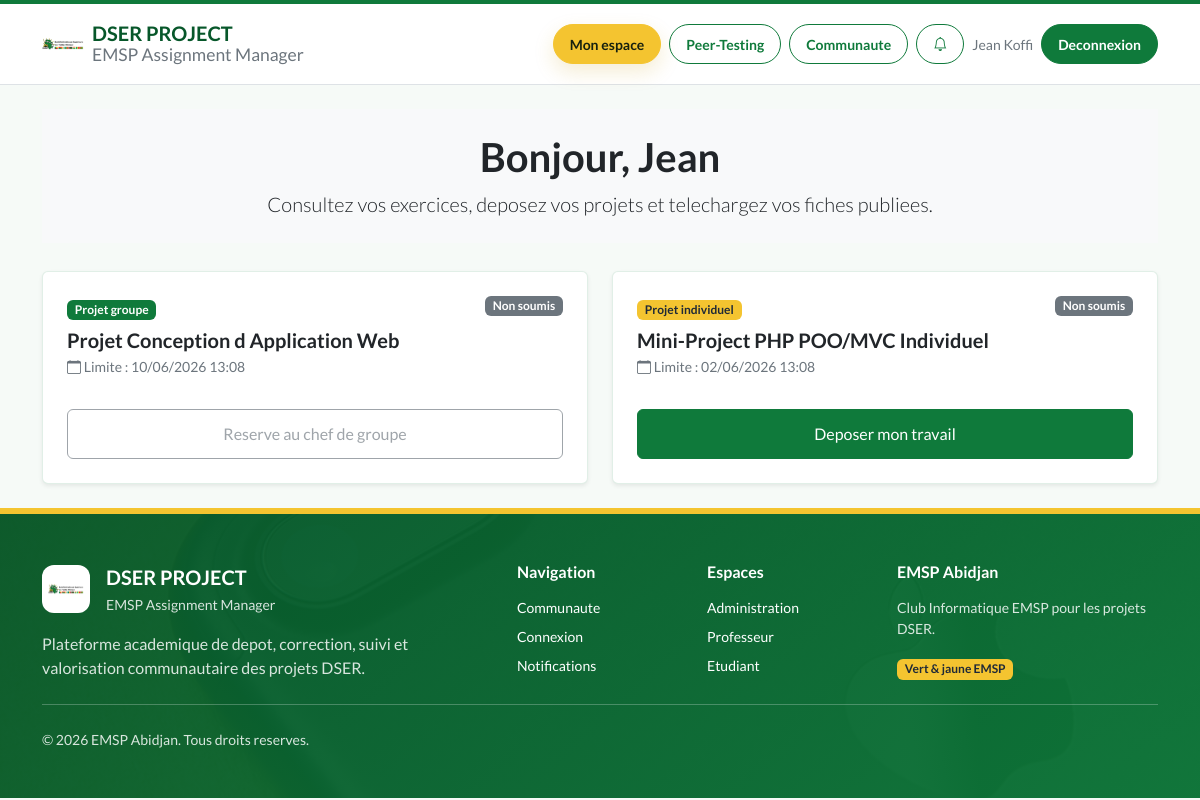
The app's page /student-hub-php/public/student/dashboard (signed in) with its own data.
### tables this page shows
CREATE TABLE IF NOT EXISTS `exercices` (
  `id_exercice` INT AUTO_INCREMENT PRIMARY KEY,
  `titre` VARCHAR(100) NOT NULL,
  `type_exercice` ENUM('individuel', 'groupe') NOT NULL,
  `date_limite` DATETIME NOT NULL,
  `est_bloque` TINYINT(1) DEFAULT 0,
  `corrections_terminees` TINYINT(1) DEFAULT 0,
  `professeur_id` INT DEFAULT NULL,
  `archive` TINYINT(1) DEFAULT 0,
  FOREIGN KEY (`professeur_id`) REFERENCES `utilisateurs`(`id_user`) ON DELETE SET NULL
);

### student-hub-php/app/Controllers/StudentController.php (called while the page is built, shortened)
<?php
final class StudentController extends Controller
{
    public function dashboard(): void
    {
        $user = $this->authorize(['etudiant']);
        $exercises = Exercise::getActive();
        $assignmentsStatus = [];
        $hasPublishedGrade = false;
        foreach ($exercises as $ex) {
            $exId = (int) $ex['id_exercice'];
            $submitted = Project::findSubmittedProject($exId, $user['id_user']);
            $deadlineStatus = Exercise::checkSubmissionStatus($exId, $user['id_user']);
            $group = Group::findUserGroupForExercise($exId, $user['id_user']);
            $assignmentsStatus[] = [
                'exercice' => $ex,
                'submitted' => $submitted,
                'deadline_status' => $deadlineStatus,
                'group' => $group
            ];
        }
        $this->render('student/dashboard', [
            'user' => $user,
            'assignments' => $assignmentsStatus,
            'hasPublishedGrade' => $hasPublishedGrade,
            'success' => Session::getFlash('success'),
            'error' => Session::getFlash('error')
        ], 'Tableau de bord Étudiant - EMSP');
    }
}

### student-hub-php/public/index.php (called while the page is built, shortened)
<?php
if (file_exists(dirname(__DIR__) . '/config/config.php')) {
    $baseDir = dirname(__DIR__);
} else {
    $baseDir = __DIR__;
}
$requestMethod = $_SERVER['REQUEST_METHOD'];
$requestUri = parse_url($_SERVER['REQUEST_URI'], PHP_URL_PATH) ?: '/';
$scriptName = parse_url($_SERVER['SCRIPT_NAME'] ?? '', PHP_URL_PATH) ?: '/index.php';
$scriptBase = rtrim(dirname($scriptName), '/');
$baseLen = strlen($scriptBase);
if ($baseLen > 0 && strncmp($requestUri, $scriptBase, $baseLen) === 0) {
    $afterBase = substr($requestUri, $baseLen);
    $requestUri = ($afterBase === '' || $afterBase === false) ? '/' : $afterBase;
}
function url(string $path): string {
    static $base = null;
    if ($base === null) {
        $scriptName = parse_url($_SERVER['SCRIPT_NAME'] ?? '', PHP_URL_PATH) ?: '/index.php';
        $base = rtrim(dirname($scriptName), '/');
        $requestUri = parse_url($_SERVER['REQUEST_URI'] ?? '', PHP_URL_PATH) ?: '/';
    }
    return $base . '/' . ltrim($path, '/');
}
try {
    $router = new Router();
    $router->dispatch($requestMethod, $requestUri);
} catch (\Throwable $e) {
    $logDir = $baseDir . '/storage/logs';
    if (!is_dir($logDir)) {
        mkdir($logDir, 0777, true);
    }
    error_log('[' . date('Y-m-d H:i:s') . '] ERROR: ' . $e->getMessage() . "\n" . $e->getTraceAsString(), 3, $logDir . '/error.log');
    http_response_code(500);
    ?>
    <!DOCTYPE html>
    <html lang="fr">
    <head>
        <meta charset="UTF-8">
        <title>Erreur Serveur</title>
        <style>
            body { font-family: 'Segoe UI', Tahoma, Geneva, Verdana, sans-serif; background: #f8fafc; color: #1e293b; padding: 40px; text-align: center; }
            .container { max-width: 600px; margin: 0 auto; background: white; padding: 40px; border-radius: 12px; box-shadow: 0 4px 6px -1px rgb(0 0 0 / 0.1); border: 1px solid #e2e8f0; }
            h1 { color: #dc2626; font-size: 24px; margin-bottom: 16px; }
            p { color: #64748b; line-height: 1.6; margin-bottom: 24px; }
            a { display: inline-block; background: #2563eb; color: white; padding: 10px 20px; border-radius: 6px; text-decoration: none; font-weight: 500; }
            a:hover { background: #1d4ed8; }
        </style>
    </head>
    <body>
        <div class="container">
            <h1>Une erreur technique est survenue</h1>
            <p>Désolé, l'application a rencontré un problème inattendu. L'administrateur a été notifié.</p>
            <p style="font-size: 13px; font-family: monospace; background: #f1f5f9; padding: 10px; border-radius: 6px; text-align: left; overflow: auto;">
                <strong>Message :</strong> Une erreur technique est survenue. L'administrateur a été notifié.
            </p>
            <a href="<?php echo htmlspecialchars(url(''), ENT_QUOTES, 'UTF-8'); ?>">Retour à l'accueil</a>
        </div>
    </body>
    </html>
    <?php
}

### student-hub-php/app/Core/Session.php (called while the page is built, shortened)
<?php
final class Session
{
    public static function get(string $key, mixed $default = null): mixed
    {
        return $_SESSION[$key] ?? $default;
    }
}

### student-hub-php/app/Models/Exercise.php (called while the page is built, shortened)
<?php
final class Exercise
{
    public static function getActive(): array
    {
        $db = Database::pdo();
        $stmt = $db->query('SELECT * FROM exercices WHERE archive = 0 ORDER BY date_limite DESC');
        return $stmt->fetchAll();
    }
    public static function findById(int $id): ?array
    {
        $db = Database::pdo();
        $stmt = $db->prepare('SELECT * FROM exercices WHERE id_exercice = ? LIMIT 1');
        $stmt->execute([$id]);
        $row = $stmt->fetch();
        return $row ?: null;
    }
    public static function checkSubmissionStatus(int $exerciceId, int $userId): array
    {
        $exercice = self::findById($exerciceId);
        $now = date('Y-m-d H:i:s');
        $limiteStr = $exercice['date_limite'];
        $isLate = strtotime($now) > strtotime($limiteStr);
        if ($isLate) {
            return [
                'allowed' => true,
                'status' => 'en_retard',
                'deadline' => $limiteStr,
                'message' => 'Vous etes en retard. La soumission est acceptee mais sera marquee "En retard".'
            ];
        }
        return [
            'allowed' => true,
            'status' => 'autorise',
            'deadline' => $limiteStr,
            'message' => 'Soumission autorisee.'
        ];
    }
}

### student-hub-php/app/Views/student/dashboard.php (the view, shortened to what this page needs)
<section class="features-icons bg-light text-center py-4">
    <div class="container">
        <h1 class="mb-2">Bonjour, <?php echo $h($user['prenom']); ?></h1>
        <p class="lead mb-0">Consultez vos exercices, deposez vos projets et telechargez vos fiches publiees.</p>
    </div>
</section>
<div class="row g-4 mt-1">
    <?php foreach ($assignments as $a): ?>
        <?php
            $ex = $a['exercice'];
            $sub = $a['submitted'];
            $dl = $a['deadline_status'];
            $projectLocked = $sub && ($sub['note_totale'] !== null || (int) $sub['notes_publiees'] === 1);
            $isGroupAssignment = ($ex['type_exercice'] === 'groupe');
            $canManageGroupSubmission = true;
            if ($isGroupAssignment) {
                $canManageGroupSubmission = false;
            }
            $canSubmit = !empty($dl['allowed']) && !$projectLocked && $canManageGroupSubmission;
            $disabledReason = $projectLocked
                ? 'Rendu verrouille'
                : (!$canManageGroupSubmission ? 'Reserve au chef de groupe' : 'Soumission fermee');
        ?>
        <div class="col-12 col-lg-6">
            <div class="card h-100 shadow-sm">
                <div class="card-body p-4 d-flex flex-column">
                    <div class="d-flex justify-content-between gap-3 mb-3">
                        <div>
                            <span class="badge text-bg-<?php echo $ex['type_exercice'] === 'groupe' ? 'primary' : 'warning'; ?>">
                                Projet <?php echo $h($ex['type_exercice']); ?>
                            </span>
                            <h2 class="h5 mt-2 mb-1"><?php echo $h($ex['titre']); ?></h2>
                            <p class="small text-muted mb-0">
                                <i class="bi bi-calendar"></i>
                                Limite : <?php echo date('d/m/Y H:i', strtotime($ex['date_limite'])); ?>
                            </p>
                        </div>
                        <span class="badge align-self-start text-bg-<?php echo $sub ? 'success' : 'secondary'; ?>">
                            <?php echo $sub ? 'Soumis' : 'Non soumis'; ?>
                        </span>
                    </div>
                    <div class="mt-auto pt-3 d-flex gap-2">
                        <?php if ($canSubmit): ?>
                            <a href="<?php echo htmlspecialchars(url('student/submit?id=' . $ex['id_exercice']), ENT_QUOTES, 'UTF-8'); ?>" class="btn btn-primary flex-fill">
                                <?php echo $sub ? 'Mettre a jour' : 'Deposer mon travail'; ?>
                            </a>
                        <?php else: ?>
                            <button class="btn btn-outline-secondary flex-fill" disabled>
                                <?php echo $disabledReason; ?>
                            </button>
                        <?php endif; ?>
                    </div>
                </div>
            </div>
        </div>
    <?php endforeach; ?>
</div>

### records on screen
exercices: type_exercice "groupe", titre "Projet Conception d Application Web", date_limite "10/06/2026 13:08", type_exercice "Reserve au chef de groupe"
exercices: type_exercice "individuel", titre "Mini-Project PHP POO/MVC Individuel", date_limite "02/06/2026 13:08", shows "Deposer mon travail"

### other values on screen
$currentUser['prenom'] . ' ' . $currentUser['nom'] "Jean Koffi"
$h($user['prenom']) "Jean"
